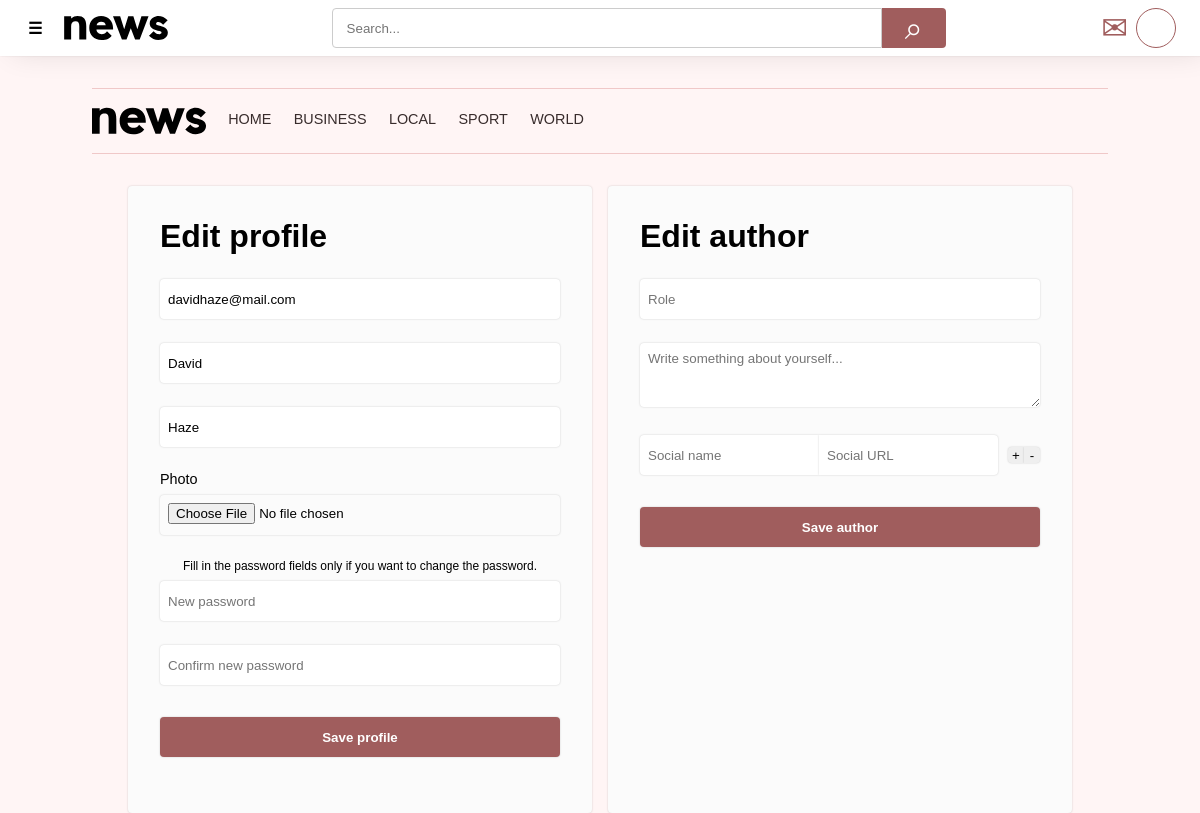
Page /profile/settings.php (signed in) on the committed database.
### tables this page shows
CREATE TABLE `TbCategories` (
  `Id` int(11) NOT NULL,
  `IdCategory` int(11) DEFAULT NULL,
  `Name` text NOT NULL
);

CREATE TABLE `TbUsers` (
  `Id` int(11) NOT NULL,
  `Email` text NOT NULL,
  `Name` text DEFAULT NULL,
  `Surname` text DEFAULT NULL,
  `Password` text NOT NULL,
  `Photo` text DEFAULT NULL
);

CREATE TABLE `TbAuthors` (
  `Id` int(11) NOT NULL,
  `About` text DEFAULT NULL,
  `Role` text DEFAULT NULL
);

### db.php (called while the page is built, shortened)
<?php
$conn = new PDO('mysql:host=localhost;dbname=DbNews', 'pilnyjakub', '123456', [
	PDO::ATTR_ERRMODE => PDO::ERRMODE_EXCEPTION
]);
$conn->query('SET NAMES utf8');
function isparentCategory($category): bool
{
	return $category['Id'] == $category['IdCategory'];
}
function ischildCategory($parentCategory)
{
	return function ($category) use ($parentCategory) {
		return $category['IdCategory'] == $parentCategory && $category['Id'] != $parentCategory;
	};
}
function categoriesWithSub()
{
	global $conn;
	$sql = 'SELECT * FROM `TbCategories` ORDER BY Name';
	$stmt = $conn->prepare($sql);
	$stmt->execute();
	$categories = $stmt->fetchAll();
	foreach (array_filter($categories, "isparentCategory") as $parentCategory) {
		$parentCategory['SubCategories'] = array_filter($categories, ischildCategory($parentCategory['Id']));
		$categoriesWithSub[] = $parentCategory;
	}
	return $categoriesWithSub;
}

### profile/settings.php (the view, shortened to what this page needs)
<?php
require_once '../db.php';
$sql = "SELECT Email, Name, Surname, Photo FROM TbUsers WHERE Id = :userId;";
$stmt = $conn->prepare($sql);
$stmt->execute([
    ':userId' => $_SESSION['user']['Id']
]);
$user = $stmt->fetch();
$sql = "SELECT About, Role FROM TbAuthors WHERE Id = :userId;";
$stmt = $conn->prepare($sql);
$stmt->execute([
    ':userId' => $_SESSION['user']['Id']
]);
$author = $stmt->fetch();
?>
<!DOCTYPE html>
<html lang="en">
<head>
    <?php require_once '../meta.php'; ?>
    <link href="profile.css" rel="stylesheet">
</head>
<body>
    <?php require_once '../header.php'; ?>
    <link href="settings.css" rel="stylesheet">
    <main>
        <?php require_once '../top.php' ?>
        <div id="flex">
            <form class="editProfile" action="profileForm.php" method="post" enctype="multipart/form-data">
                <h1>Edit profile</h1>
                <div>
                    <input id="email" name="email" placeholder="Email address" autocomplete="email" autofocus
                        value="<?= isset($user['Email']) ? $user['Email'] : "" ?>" required>
                </div>
                <div>
                    <input id="name" name="name" placeholder="Name" type="text" autocomplete="given-name"
                        value="<?= isset($user['Name']) ? $user['Name'] : "" ?>" required>
                </div>
                <div>
                    <input id="surname" name="surname" placeholder="Surname" type="text" autocomplete="family-name"
                        value="<?= isset($user['Surname']) ? $user['Surname'] : "" ?>" required>
                </div>
                <div>
                    <p id="photoLabel">Photo</p>
                    <input id="photo" name="photo" type="file" accept="image/*">
                </div>
                <div>
                    <p>Fill in the password fields only if you want to change the password.</p>
                    <input id="password" name="password" placeholder="New password" type="password"
                        autocomplete="new-password">
                </div>
                <div>
                    <input id="confirmPassword" name="confirmPassword" placeholder="Confirm new password"
                        type="password" autocomplete="new-password">
                </div>
                <input type="submit" name="submit" value="Save profile">
            </form>
            <?php if ($author != false): ?>
            <form id="authorForm" class="editProfile" action="authorForm.php" method="post">
                <h1>Edit author</h1>
                <div>
                    <input id="role" name="role" placeholder="Role" type="text"
                        value="<?= isset($author['Role']) ? $author['Role'] : "" ?>" required>
                </div>
                <div>
                    <textarea id="about" name="about" placeholder="Write something about yourself..."
                        required><?= isset($author['About']) ? $author['About'] : "" ?></textarea>
                </div>
                <div class="social">
                    <input name="socialsName[]" placeholder="Social name">
                    <input name="socialsURL[]" placeholder="Social URL">
                    <div class="actions">
                        <button type="button" onclick="addSocial(this)">+</button>
                        <button type="button" onclick="removeSocial(this)">-</button>
                    </div>
                </div>
                <input id="authorSubmit" type="submit" name="submit" value="Save author">
            </form>
            <?php endif; ?>
        </div>
    </main>
</body>
</html>

### top.php
<div id="top">
    <a href="/" aria-label="Home" id="topLogo"><img src="/source/logo.svg" alt="News" height=64></a>
    <a href="/">Home</a>
    <?php foreach (categoriesWithSub() as $category): ?>
    <a href="/category/?id=<?= $category['Id'] ?>">
        <?= $category['Name'] ?>
    </a>
    <?php endforeach; ?>
</div>

### style.css (style rules this page uses)
:root { --background-color: #fff5f5; --link-color: #a05d5d; --link-hover-color: #704141; --border-color: #f0c8c8; --muted-color: #706565; --dark-color: #382c2c; }
html, body { margin: 0; padding: 0; font-size: 16px; min-width: 100vw; min-height: 100vh; overflow-x: hidden; font-family: sans-serif; scroll-behavior: smooth; background-color: var(--background-color); }
a { color: var(--link-color); text-decoration: none; }
img { aspect-ratio: 16 / 9; }
main { max-width: 63.5rem; margin: 56px auto 0 auto; padding: 0 2.624rem; display: flex; align-items: center; flex-direction: column; }

### top.css (style rules this page uses)
#top { width: 100%; height: 64px; margin-block: 2rem; display: flex; align-self: flex-start; gap: 1.4rem; border-block: 1px solid var(--border-color); }
#top a { display: flex; align-items: center; color: var(--dark-color); font-size: .9rem; text-decoration: none; text-transform: uppercase; border-bottom: 4px solid transparent; }
#top #topLogo { height: 100%; border-color: transparent; }

### profile/settings.css (style rules this page uses)
#flex { display: flex; gap: 1rem; }
.editProfile * { box-sizing: border-box; }
.editProfile { max-width: 80vw; width: 400px; padding: 32px; box-shadow: 0 0 2px rgb(0, 0, 0, 0.2); border-radius: 4px; background-color: #fbfbfb; }
.editProfile input, .editProfile textarea, .editProfile button { padding: 8px; width: 100%; border-radius: 4px; height: 40px; margin-top: 24px; outline: none; border: none; box-shadow: 0 0 2px rgb(0, 0, 0, 0.2); }
.editProfile input[type="submit"] { background-color: var(--link-color); color: white; font-weight: bold; cursor: pointer; margin: 32px 0 24px 0; }
.editProfile p { font-size: .75rem; margin: 24px 0 -16px 0; text-align: center; }
#photoLabel { font-size: .9rem; text-align: unset; }
.editProfile h1 { margin: 0; }
#authorForm textarea { resize: vertical; font-family: inherit; height: 4rem; }
.social { display: flex; }
.social :nth-child(1) { border-radius: 4px 0 0 4px; }
.social :nth-child(2) { border-radius: 0 4px 4px 0; }
.social .actions { margin-top: 24px; margin-left: 10px; display: flex; height: 40px; justify-content: center; align-items: center; }
.social .actions button { margin: 0; height: 15px; width: 15px; display: flex; justify-content: center; align-items: center; }

### rows in the picture
tbcategories: Name "BUSINESS"
tbcategories: Name "LOCAL"
tbcategories: Name "SPORT"
tbcategories: Name "WORLD"
tbusers: email "davidhaze@mail.com", name "David", surname "Haze"
